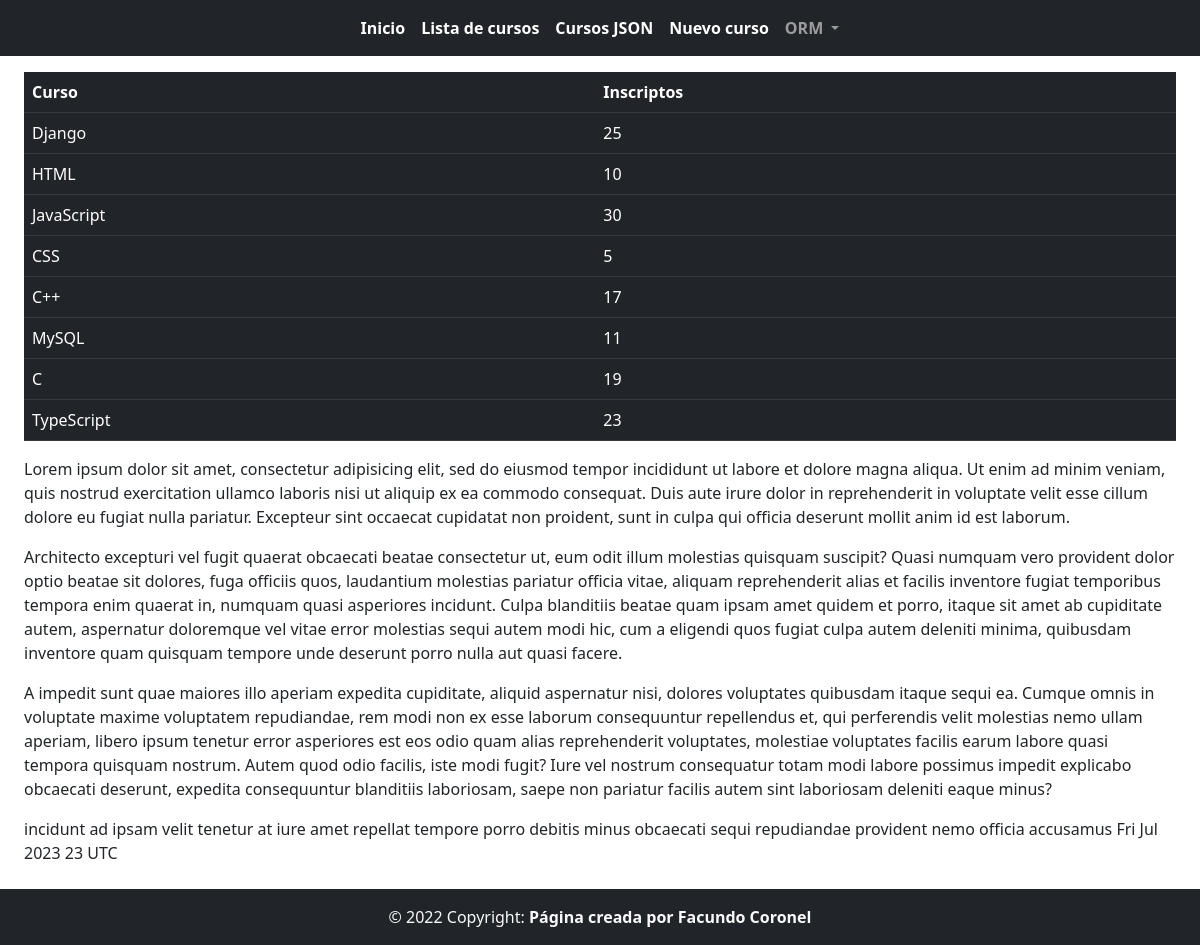
Page /cursos on the committed database.
### myapp/views.py (the view)
# urls.py: path("cursos", views.cursos, name="listaCursos"),
def cursos(request):
    miConexion = sqlite3.connect('db.sqlite3')
    miCursor = miConexion.cursor()
    miCursor.execute("SELECT CURSO, INTEGRANTES FROM CURSOS")
    contenido = miCursor.fetchall()
    context = {"cursos": contenido}
    miConexion.close()
    return render(request, "myapp/cursos.html", context)

### myapp/templates/myapp/cursos.html (shortened to what this page needs)
{% extends "myapp/header.html" %}
{% load static %}
{% block content %}
    <div class="container-fluid mt-3 mb-4">
        <table class="table table-dark table-hover">
            <thead><tr>
            <th>Curso</th>
            <th>Inscriptos</th>
            </tr></thead>
            {% for nombre, inscriptos in cursos %}
            <tr>
                <td>{{nombre}}</td>
                <td>{{inscriptos}}</td>
            </tr>
            {% endfor %}
        </table>
        {% lorem 3 p %}
        {% lorem 20 w random %}
        {% now "D M Y H T" %}
    </div>
{% endblock %}

### myapp/templates/myapp/header.html (shortened to what this page needs)
<!doctype html>
<html lang="en">
  <head>
    <link href="https://cdn.jsdelivr.net/npm/bootstrap@5.2.0-beta1/dist/css/bootstrap.min.css" rel="stylesheet">
  </head>
  <body>
    <nav class="navbar navbar-expand-lg navbar-dark bg-dark">
      <div class="container-fluid">
        <div class="collapse navbar-collapse justify-content-center" id="navbarSupportedContent">
          <ul class="navbar-nav">
            <li class="nav-item">
              <a class="nav-link active fw-bold" aria-current="page" href="{% url 'index' %}">Inicio</a>
            </li>
            <li class="nav-item">
              <a class="nav-link active fw-bold" aria-current="page" href="{% url 'listaCursos' %}">Lista de cursos</a>
            </li>
            <li class="nav-item">
              <a class="nav-link active fw-bold" aria-current="page" href="{% url 'curso_API' %}">Cursos JSON</a>
            </li>
            <li class="nav-item">
              <a class="nav-link active fw-bold" aria-current="page" href="{% url 'nuevoCurso' %}">Nuevo curso</a>
            </li>
            <li class="nav-item dropdown fw-bold">
              <a class="nav-link dropdown-toggle" href="#" id="navbarDarkDropdownMenuLink" role="button" data-bs-toggle="dropdown" aria-expanded="false">
                ORM
              </a>
            </li>
          </ul>
        </div>
      </div>
    </nav>
    <div class="container-fluid mb-5 pb-2">
      {% block content %} {% endblock %}
    </div>
    <footer class="bg-dark text-center fixed-bottom">
      <div class="text-center p-3 text-light">
        © 2022 Copyright: <strong>Página creada por Facundo Coronel</strong>
      </div>
    </footer>
  </body>
</html>

### rows in the picture
CURSOS: CURSO "Django", INTEGRANTES "25"
CURSOS: CURSO "HTML", INTEGRANTES "10"
CURSOS: CURSO "JavaScript", INTEGRANTES "30"
CURSOS: CURSO "CSS", INTEGRANTES "5"
CURSOS: CURSO "MySQL", INTEGRANTES "11"
CURSOS: CURSO "TypeScript", INTEGRANTES "23"

### other values in the picture
{{ nombre }} "C++" "C"
{{ inscriptos }} "17" "19"
